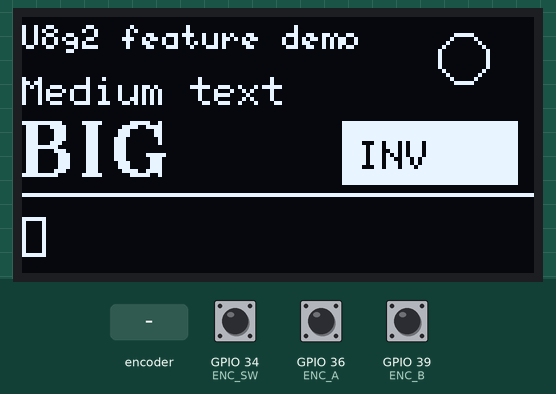
Bench run of a program on a simulated ESP32. On the bench: 128×64 one-colour display. The inputs (shaded band) are chosen by the test bench; at power-on: GPIO 34 (ENC_SW) HIGH, GPIO 36 (ENC_A) HIGH, GPIO 39 (ENC_B) HIGH.

Above: at 1.2 s.
1.3 s: rotary encoder on GPIO 36 (ENC_A) / GPIO 39 (ENC_B) turned 3 steps (first pin leading)
At 2.3 s:
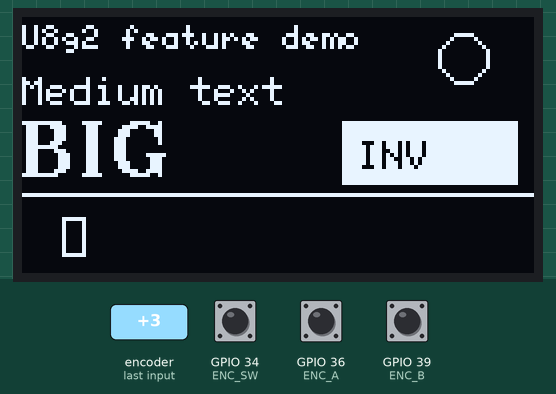
3.4 s: GPIO 34 (ENC_SW) pulled LOW for 0.15 s
At 4.0 s:
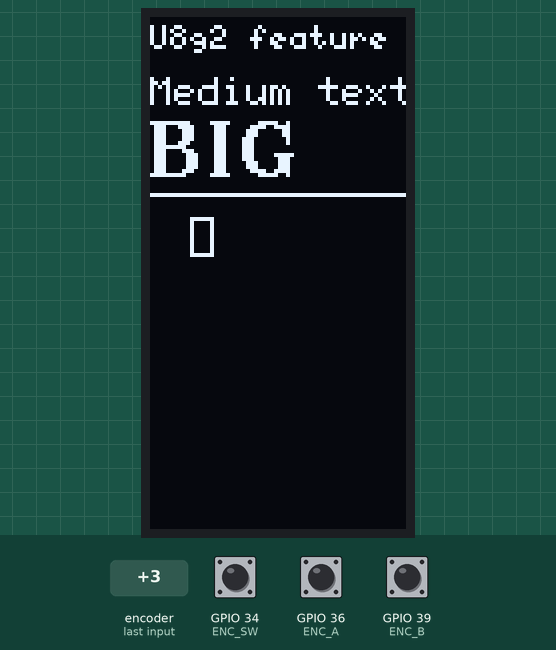
5.0 s: rotary encoder on GPIO 36 (ENC_A) / GPIO 39 (ENC_B) turned 1 step (first pin leading)
At 6.3 s:
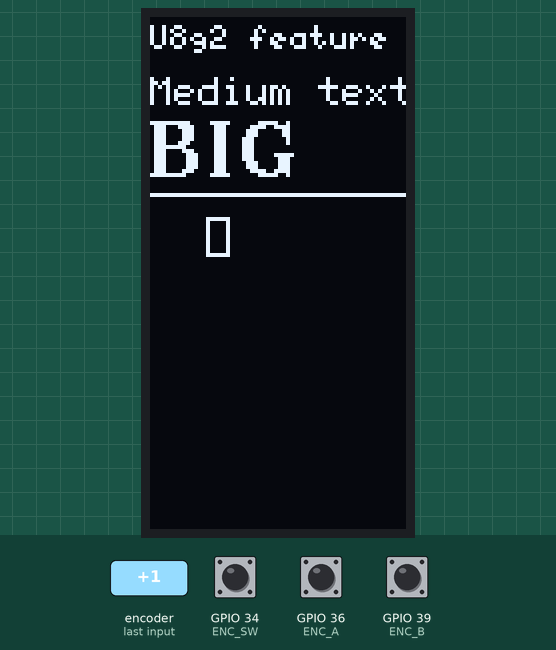
6.7 s: GPIO 34 (ENC_SW) pulled LOW for 1 s
At 7.0 s:
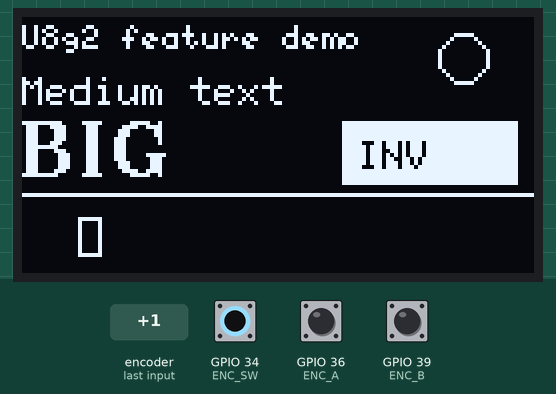
Timing chart, 0 to 9.7 s (numbered marks = the images above; inputs shaded):
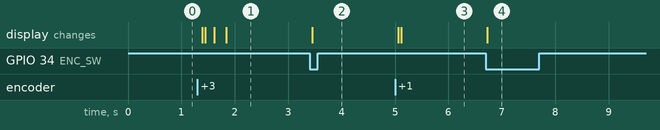

The program:

main.cpp
```cpp
#include <Arduino.h>
#include <Wire.h>
#include <U8g2lib.h>

// -------- OLED --------
U8G2_SH1106_128X64_NONAME_F_HW_I2C u8g2(U8G2_R0, U8X8_PIN_NONE);

// -------- Encoder --------
#define ENC_A 36
#define ENC_B 39
#define ENC_SW 34

volatile int encoderCount = 0;
volatile bool buttonPressed = false;
int lastEncoded = 0;

// -------- Encoder ISR --------
void IRAM_ATTR encoderISR()
{
  int MSB = digitalRead(ENC_A);
  int LSB = digitalRead(ENC_B);

  int encoded = (MSB << 1) | LSB;
  int sum = (lastEncoded << 2) | encoded;

  if (sum == 0b1101 || sum == 0b0100 || sum == 0b0010 || sum == 0b1011)
    encoderCount++;
  if (sum == 0b1110 || sum == 0b0111 || sum == 0b0001 || sum == 0b1000)
    encoderCount--;

  lastEncoded = encoded;
}

void IRAM_ATTR buttonISR()
{
  buttonPressed = true;
}

void setup()
{
  Serial.begin(115200);
  Wire.begin(21, 22);

  u8g2.begin();

  pinMode(ENC_A, INPUT_PULLUP);
  pinMode(ENC_B, INPUT_PULLUP);
  pinMode(ENC_SW, INPUT_PULLUP);

  attachInterrupt(digitalPinToInterrupt(ENC_A), encoderISR, CHANGE);
  attachInterrupt(digitalPinToInterrupt(ENC_B), encoderISR, CHANGE);
  attachInterrupt(digitalPinToInterrupt(ENC_SW), buttonISR, FALLING);
}

static const u8g2_cb_t *rotations[] = {
    U8G2_R0,
    U8G2_R1,
    U8G2_R2,
    U8G2_R3};

void loop()
{
  static uint8_t rotation = 0;

  if (buttonPressed)
  {
    rotation = (rotation + 1) % 4;
    u8g2.setDisplayRotation(rotations[rotation]);
    buttonPressed = false;
  }

  int xPos = constrain(encoderCount, 0, 127);

  u8g2.clearBuffer();

  // ---------- Text + Fonts ----------
  u8g2.setFont(u8g2_font_5x8_tf);
  u8g2.drawStr(0, 8, "U8g2 feature demo");

  u8g2.setFont(u8g2_font_6x12_tf);
  u8g2.drawStr(0, 22, "Medium text");

  u8g2.setFont(u8g2_font_ncenB14_tr);
  u8g2.drawStr(0, 40, "BIG");

  // ---------- Inverted text ----------
  u8g2.setDrawColor(1);
  u8g2.drawBox(80, 26, 44, 16);
  u8g2.setDrawColor(0);
  u8g2.setFont(u8g2_font_6x12_tf);
  u8g2.drawStr(84, 38, "INV");
  u8g2.setDrawColor(1);

  // ---------- Graphics ----------
  u8g2.drawLine(0, 44, 127, 44);
  u8g2.drawCircle(110, 10, 6, U8G2_DRAW_ALL);

  // ---------- Animated element ----------
  u8g2.drawFrame(xPos, 50, 6, 10);

  u8g2.sendBuffer();

  delay(30);
}
```

Measured:
- after the input at 1.3 s, the display: first changes after 0.09 s (image 1 shows a later state)
- after the input at 3.4 s, the display: changes after 0.05 s (image 2)
- after the input at 5.0 s, the display: first changes after 0.06 s (image 3 shows a later state)
- after the input at 6.7 s, the display: changes at once (image 4)
